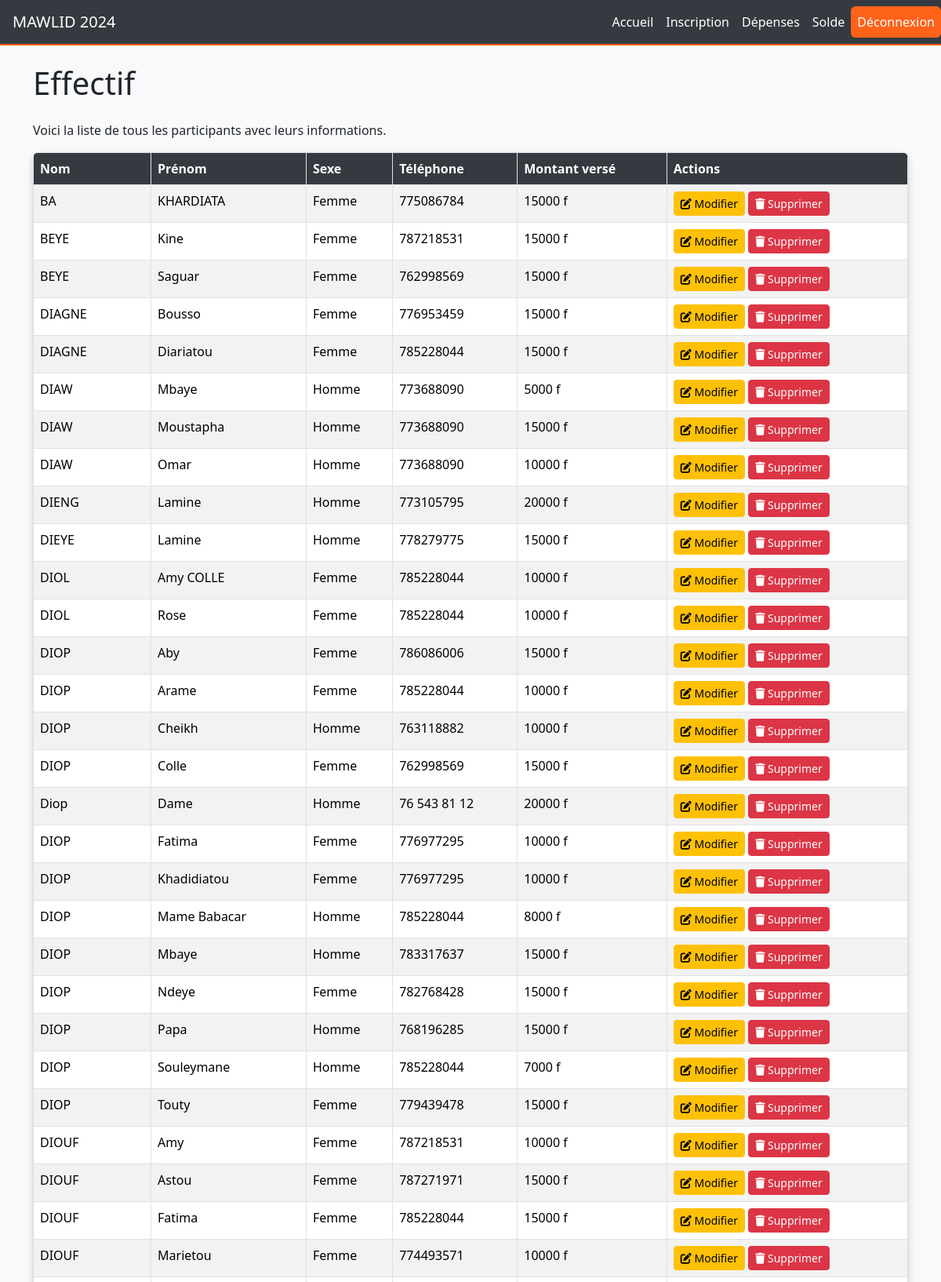
The app's page /liens/effectif.php (upper part) with its own data.
### tables this page shows
CREATE TABLE `inscriptions` (
  `id` int(11) NOT NULL,
  `nom` varchar(50) NOT NULL,
  `prenom` varchar(50) NOT NULL,
  `sexe` enum('Homme','Femme') NOT NULL,
  `telephone` varchar(15) NOT NULL,
  `montant` decimal(10,2) NOT NULL,
  `date_inscription` timestamp NOT NULL DEFAULT current_timestamp()
);

### liens/effectif.php (the view, shortened to what this page needs)
<!DOCTYPE html>
<html lang="fr">
<head>
    <link href="https://cdn.jsdelivr.net/npm/bootstrap@5.3.3/dist/css/bootstrap.min.css" rel="stylesheet">
    <link href="https://cdnjs.cloudflare.com/ajax/libs/font-awesome/6.0.0-beta3/css/all.min.css" rel="stylesheet">
</head>
<body>
    <nav class="navbar navbar-expand-lg navbar-custom">
        <a class="navbar-brand ms-3" href="#">MAWLID 2024</a>
        <div class="collapse navbar-collapse" id="navbarNav">
            <ul class="navbar-nav ms-auto">
                <li class="nav-item">
                    <a class="nav-link" href="../accueil/index.php">Accueil</a>
                </li>
                <li class="nav-item">
                    <a class="nav-link" href="inscription.php">Inscription</a>
                </li>
                <li class="nav-item">
                    <a class="nav-link" href="depense.php">Dépenses</a>
                </li>
                <li class="nav-item">
                    <a class="nav-link" href="solde.php">Solde</a>
                </li>
                <li class="nav-item">
                    <a class="nav-link btn btn-custom" href="../logout.php">Déconnexion</a>
                </li>
            </ul>
        </div>
    </nav>
    <div class="container">
        <h1 class="my-4">Effectif</h1>
        <p>Voici la liste de tous les participants avec leurs informations.</p>
        <?php
        require_once '../conn/connection.php';
        $sql = "SELECT * FROM inscriptions ORDER BY nom, prenom";
        $stmt = $db->query($sql);
        $participants = $stmt->fetchAll(PDO::FETCH_ASSOC);
        if ($participants): ?>
            <table class="table table-custom table-striped table-bordered">
                <thead>
                    <tr>
                        <th>Nom</th>
                        <th>Prénom</th>
                        <th>Sexe</th>
                        <th>Téléphone</th>
                        <th>Montant versé</th>
                        <th>Actions</th>
                    </tr>
                </thead>
                <tbody>
                    <?php foreach ($participants as $participant): ?>
                        <tr>
                            <td><?php echo htmlspecialchars($participant['nom']); ?></td>
                            <td><?php echo htmlspecialchars($participant['prenom']); ?></td>
                            <td><?php echo htmlspecialchars($participant['sexe']); ?></td>
                            <td><?php echo htmlspecialchars($participant['telephone']); ?></td>
                            <td><?php echo number_format((float)$participant['montant'], 0, '.', ''); ?> f</td>
                            <td>
                                <a href="modifier.php?id=<?php echo $participant['id']; ?>" class="btn btn-warning btn-sm">
                                    <i class="fas fa-edit"></i> Modifier
                                </a>
                                <a href="supprimer.php?id=<?php echo $participant['id']; ?>" class="btn btn-danger btn-sm" onclick="return confirm('Êtes-vous sûr de vouloir supprimer ce participant ?');">
                                    <i class="fas fa-trash"></i> Supprimer
                                </a>
                            </td>
                        </tr>
                    <?php endforeach; ?>
                </tbody>
            </table>
        <?php else: ?>
            <p>Aucun participant trouvé.</p>
        <?php endif; ?>
    </div>
</body>
</html>

### liens/effectif.php (style rules this page uses)
body { background-color: #f8f9fa; }
.navbar-custom { background-color: #343a40; border-bottom: 2px solid #ff6219; }
.navbar-custom .navbar-nav .nav-link { color: #ffffff; }
.navbar-custom .navbar-brand { color: #ffffff; }
.container { margin-top: 20px; }
.table-custom { border-radius: 0.5rem; overflow: hidden; box-shadow: 0 4px 8px rgba(0, 0, 0, 0.2); }
.table-custom thead th { background-color: #343a40; color: #ffffff; }
.table-custom tbody tr:nth-child(even) { background-color: #f2f2f2; }
.btn-custom { background-color: #ff6219; color: white; border: none; }

### records on screen
inscriptions: nom "BA", prenom "KHARDIATA", sexe "Femme", telephone "775086784", montant "15000"
inscriptions: nom "BEYE", prenom "Kine", sexe "Femme", telephone "787218531", montant "15000"
inscriptions: nom "BEYE", prenom "Saguar", sexe "Femme", telephone "762998569", montant "15000"
inscriptions: nom "DIAGNE", prenom "Bousso", sexe "Femme", telephone "776953459", montant "15000"
inscriptions: nom "DIAGNE", prenom "Diariatou", sexe "Femme", telephone "785228044", montant "15000"
inscriptions: nom "DIAW", prenom "Mbaye", sexe "Homme", telephone "773688090", montant "5000"
inscriptions: nom "DIAW", prenom "Moustapha", sexe "Homme", telephone "773688090", montant "15000"
inscriptions: nom "DIAW", prenom "Omar", sexe "Homme", telephone "773688090", montant "10000"
inscriptions: nom "DIENG", prenom "Lamine", sexe "Homme", telephone "773105795", montant "20000"
inscriptions: nom "DIEYE", prenom "Lamine", sexe "Homme", telephone "778279775", montant "15000"
inscriptions: nom "DIOL", prenom "Amy COLLE", sexe "Femme", telephone "785228044", montant "10000"
inscriptions: nom "DIOL", prenom "Rose", sexe "Femme", telephone "785228044", montant "10000"
inscriptions: nom "DIOP", prenom "Aby", sexe "Femme", telephone "786086006", montant "15000"
inscriptions: nom "DIOP", prenom "Arame", sexe "Femme", telephone "785228044", montant "10000"
inscriptions: nom "DIOP", prenom "Cheikh", sexe "Homme", telephone "763118882", montant "10000"
inscriptions: nom "DIOP", prenom "Colle", sexe "Femme", telephone "762998569", montant "15000"
inscriptions: nom "Diop", prenom "Dame", sexe "Homme", telephone "76 543 81 12", montant "20000"
inscriptions: nom "DIOP", prenom "Fatima", sexe "Femme", telephone "776977295", montant "10000"
inscriptions: nom "DIOP", prenom "Khadidiatou", sexe "Femme", telephone "776977295", montant "10000"
inscriptions: nom "DIOP", prenom "Mame Babacar", sexe "Homme", telephone "785228044", montant "8000"
inscriptions: nom "DIOP", prenom "Mbaye", sexe "Homme", telephone "783317637", montant "15000"
inscriptions: nom "DIOP", prenom "Ndeye", sexe "Femme", telephone "782768428", montant "15000"
inscriptions: nom "DIOP", prenom "Papa", sexe "Homme", telephone "768196285", montant "15000"
inscriptions: nom "DIOP", prenom "Souleymane", sexe "Homme", telephone "785228044", montant "7000"
inscriptions: nom "DIOP", prenom "Touty", sexe "Femme", telephone "779439478", montant "15000"
inscriptions: nom "DIOUF", prenom "Amy", sexe "Femme", telephone "787218531", montant "10000"
inscriptions: nom "DIOUF", prenom "Astou", sexe "Femme", telephone "787271971", montant "15000"
inscriptions: nom "DIOUF", prenom "Fatima", sexe "Femme", telephone "785228044", montant "15000"
inscriptions: nom "DIOUF", prenom "Marietou", sexe "Femme", telephone "774493571", montant "10000"
